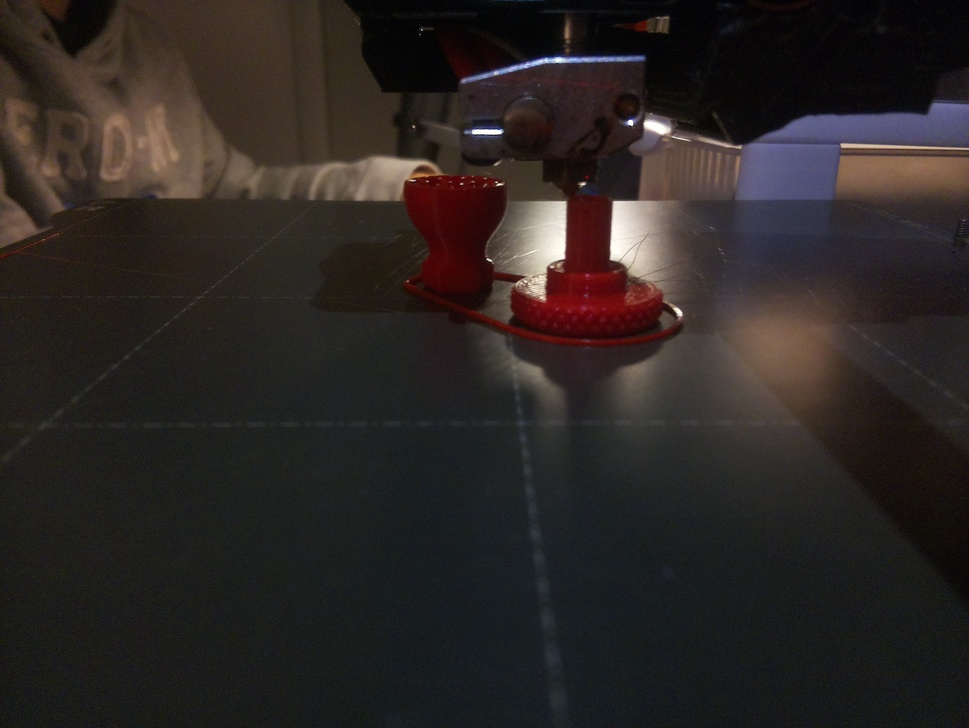
#> input picture data_processing/prusa.jpg, 969 x 728 px, shrunk from 3280 x 2464 before the run
$ python testing.py
#> lines starting #> are read from the running program, lines starting #| are printed output that depends on the picture; after the words box and inside, x2 and y2 are one past the last pixel; in counts of white or black regions, pixels touching at a corner belong together
import matplotlib.pyplot as plt
from skimage import io

image = io.imread('prusa.jpg')
#> image is the input picture: shape (728, 969, 3); mean R, G, B 43.8, 38.1, 36.3

# plotting the original image and the RGB channels
f, (ax1, ax2, ax3, ax4) = plt.subplots(1, 4, sharey=True)
f.set_figwidth(15)
ax1.imshow(image)

# RGB channels
# CHANNELID : 0 for Red, 1 for Green, 2 for Blue.
ax2.imshow(image[:, : , 0]) #Red
ax3.imshow(image[:, : , 1]) #Green
ax4.imshow(image[:, : , 2]) #Blue
f.suptitle('Different Channels of Image')

plt.savefig('out.jpg')
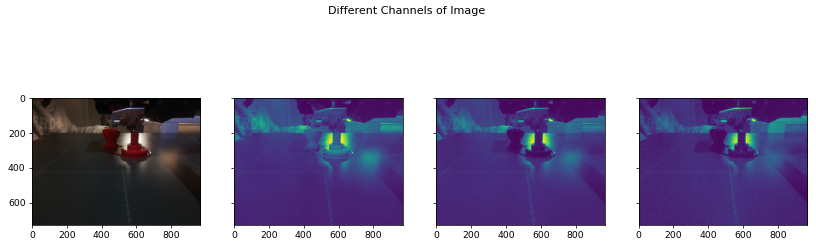
#> figure drawn by matplotlib, 4 panels

bin_image = image[:, :, 0] > 125
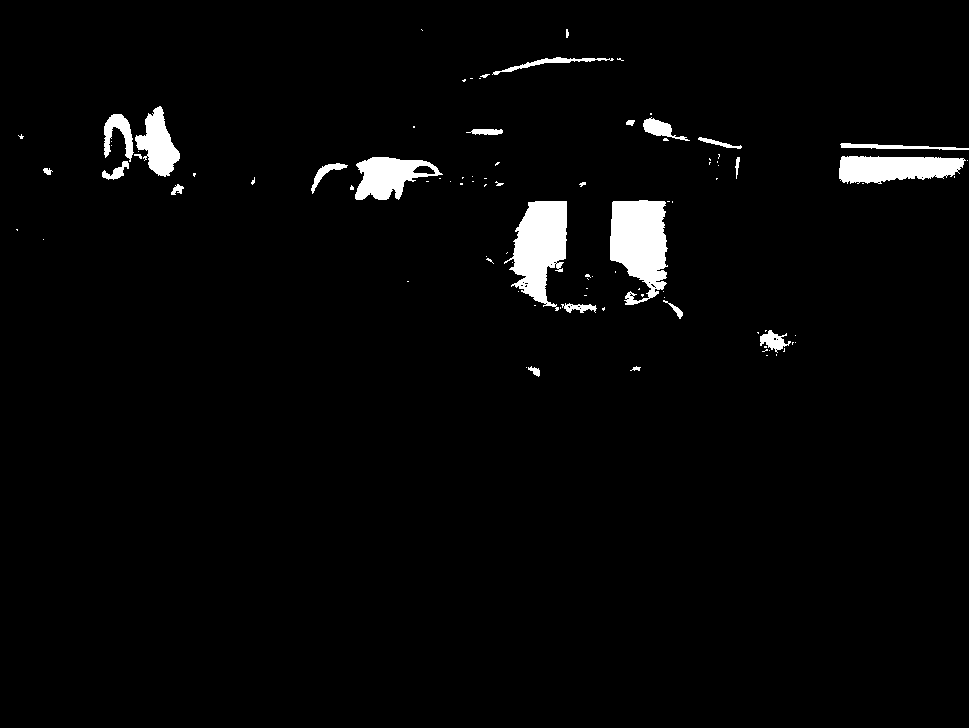
#> bin_image: shape (728, 969) bool; 2.7% white; 96 white regions (69 under 20 px), largest, box (x1, y1, x2, y2) and area: (610, 200, 668, 305) 4337, (504, 201, 567, 311) 4081, (839, 156, 966, 184) 2746

f, (ax1, ax2) = plt.subplots(1, 2, sharey=True)
f.set_figwidth(15)
ax1.imshow(image)
ax2.imshow(bin_image)
plt.savefig('out2.jpg')
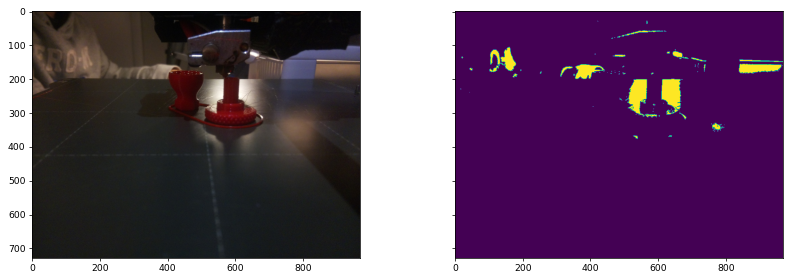
#> figure drawn by matplotlib, 2 panels

$ run again, with data_processing/standard.jpg copied over data_processing/prusa.jpg
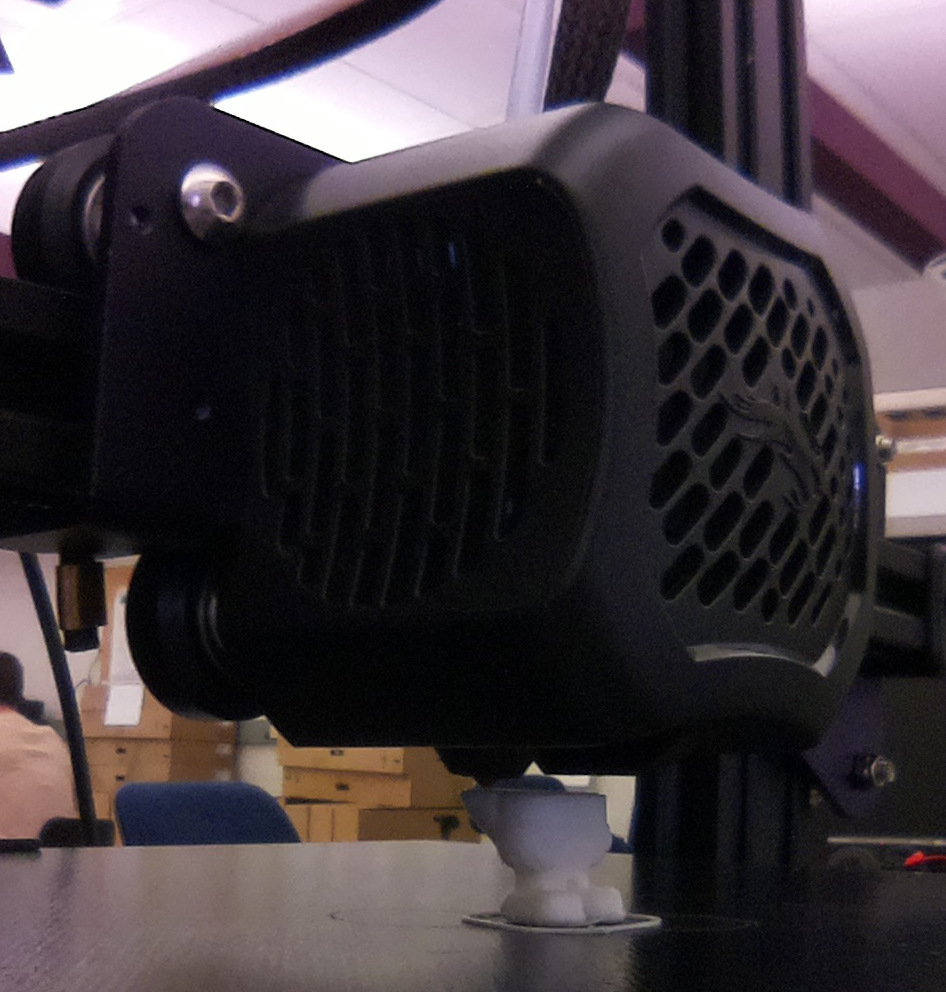
#> input picture data_processing/standard.jpg, 946 x 992 px
#> image is the input picture: shape (992, 946, 3); mean R, G, B 62.7, 55.3, 59.9
#> `bin_image = image[:, :, 0] > 125`:
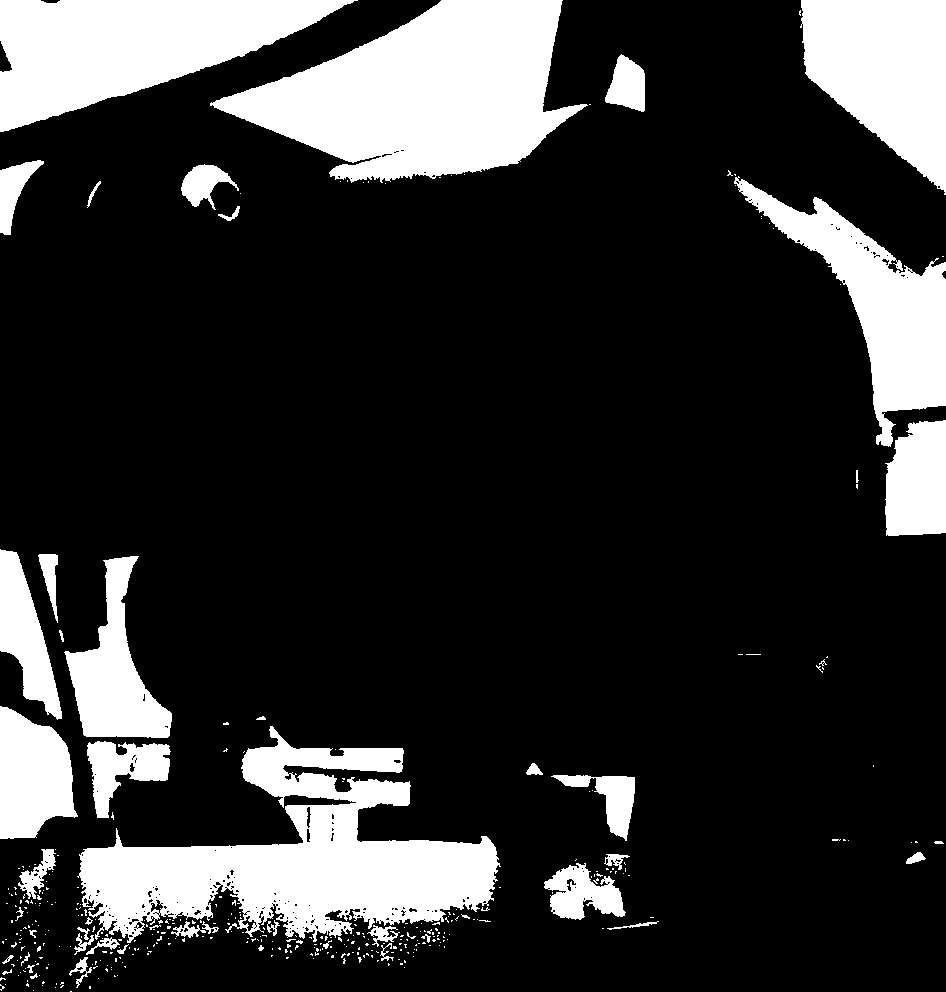
#> bin_image: shape (992, 946) bool; 20.1% white; 392 white regions (341 under 20 px), largest, box (x1, y1, x2, y2) and area: (210, 0, 588, 183) 40088, (77, 726, 501, 943) 39940, (0, 0, 358, 132) 26170
#> `plt.savefig('out2.jpg')`:
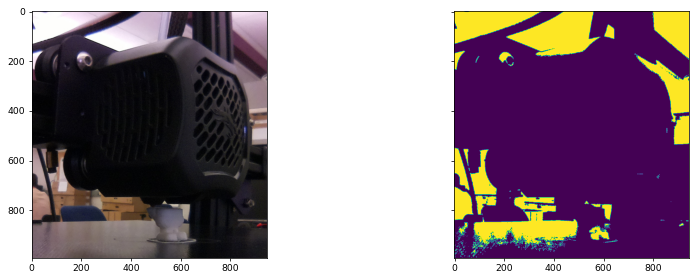
#> figure drawn by matplotlib, 2 panels
